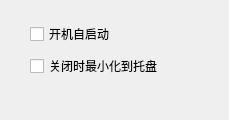
<?xml version="1.0" encoding="UTF-8"?>
<ui version="4.0">
 <class>Settings</class>
 <widget class="QWidget" name="Settings">
  <property name="geometry">
   <rect>
    <x>0</x>
    <y>0</y>
    <width>229</width>
    <height>120</height>
   </rect>
  </property>
  <property name="windowTitle">
   <string>Form</string>
  </property>
  <widget class="QWidget" name="">
   <property name="geometry">
    <rect>
     <x>30</x>
     <y>20</y>
     <width>161</width>
     <height>61</height>
    </rect>
   </property>
   <layout class="QGridLayout" name="gridLayout">
    <item row="0" column="0">
     <widget class="QCheckBox" name="checkBox">
      <property name="text">
       <string>开机自启动</string>
      </property>
     </widget>
    </item>
    <item row="1" column="0">
     <widget class="QCheckBox" name="checkBox_2">
      <property name="text">
       <string>关闭时最小化到托盘</string>
      </property>
     </widget>
    </item>
   </layout>
  </widget>
 </widget>
 <resources/>
 <connections/>
</ui>
